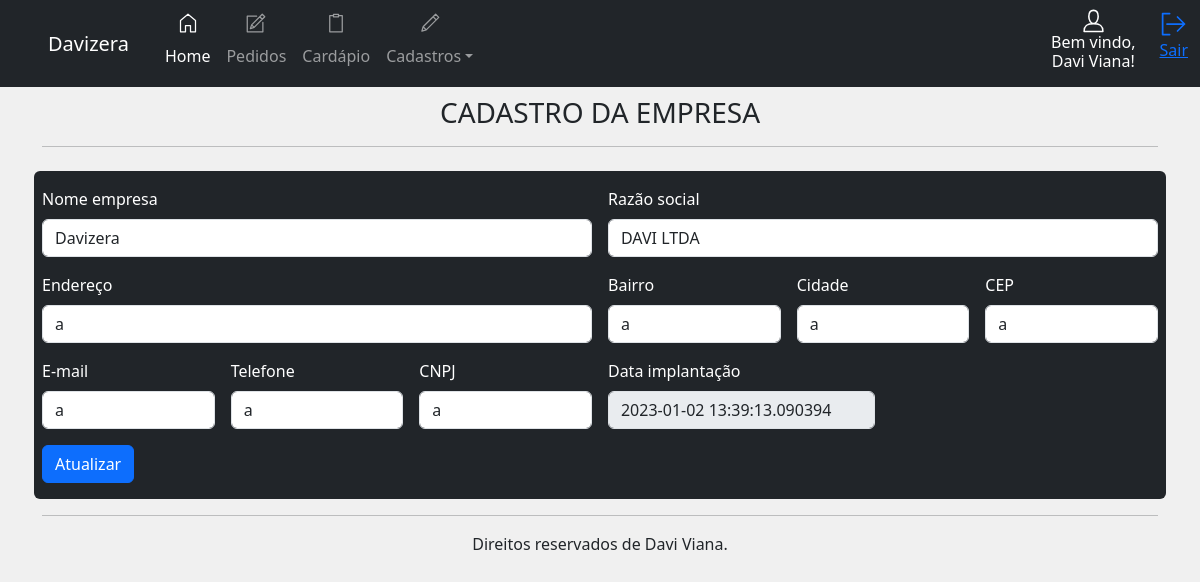
The app's page /painel/cad/empresa (signed in), older data.
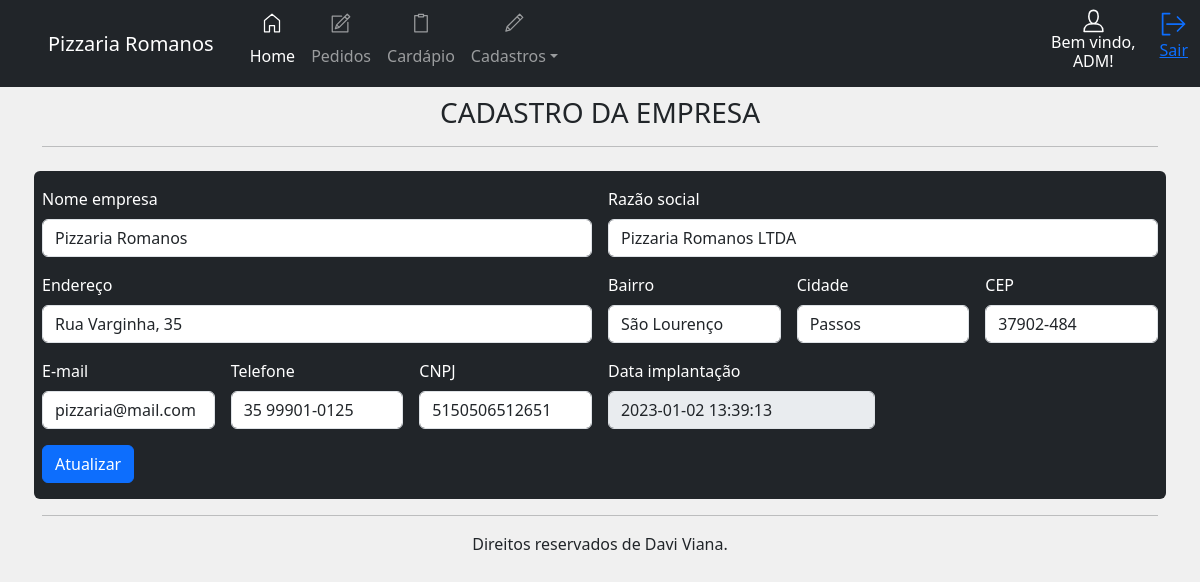
The same page, newer data.
### app/__init__.py (models this page shows, shortened)
class cadempresa(UserMixin, db.Model):
    id = db.Column(db.Integer, primary_key=True, autoincrement=True)
    company_name = db.Column(db.String(100))
    corporate_name = db.Column(db.String(100))
    address = db.Column(db.String(100))
    district = db.Column(db.String(200))
    city = db.Column(db.String(200))
    cep = db.Column(db.String(50))
    email = db.Column(db.String(50))
    tel = db.Column(db.String(50))
    cnpj = db.Column(db.String(50))
    dt_create = db.Column(db.DATETIME)

class users(UserMixin, db.Model):
    id = db.Column(db.Integer, primary_key=True, autoincrement=True)
    user = db.Column(db.String(10))
    name = db.Column(db.String(50))
    email = db.Column(db.String(100))
    password = db.Column(db.String(200))
    dt_create = db.Column(db.DATETIME)
    situation = db.Column(db.String(50))

### app/cad.py (the view, shortened to what this page needs)
@bp.route('/empresa', methods=['POST', 'GET'])
@login_required
def empresa():
    cad_empresa = cadempresa.query.filter_by(id=1).first()
    menu_panel = panel.load_menu()
    return render_template('panel/cadastros/empresa.html', menu_panel=menu_panel, cad_empresa=cad_empresa)

### app/__init__.py (called while the page is built)
@login_manager.user_loader
def get(user):
    return users.query.get(user)

### app/panel.py (called while the page is built)
def load_menu():
    empresa = cadempresa.query.filter_by(id=1).first()
    if empresa is None:
        company_name = 'NOME EMPRESA'
    else:
        company_name = empresa.company_name
    username = current_user.name
    return username, company_name

### app/templates/panel/cadastros/empresa.html
{% extends 'panel/home.html' %}
{% block panel %}
<br>
<h3 style="text-align: center;">CADASTRO DA EMPRESA</h3>
<hr>
<br>
<form class="row g-3 text-bg-dark pb-3 rounded" action="{{url_for('cad.empresa')}}"" method="POST">
    <div class="col-md-6">
        <label for="company_name" class="form-label">Nome empresa</label>
        <input type="text" class="form-control" id="company_name" name="company_name"
            value="{{cad_empresa.company_name}}" required>
    </div>
    <div class="col-md-6">
        <label for="corporate_name" class="form-label">Razão social</label>
        <input type="text" class="form-control" id="corporate_name" name="corporate_name"
            value="{{cad_empresa.corporate_name}}" required>
    </div>
    <div class="col-6">
        <label for="address" class="form-label">Endereço</label>
        <input type="text" class="form-control" id="address" name="address" placeholder="Rua tal, 00"
            value="{{cad_empresa.address}}" required>
    </div>
    <div class="col-2">
        <label for="district" class="form-label">Bairro</label>
        <input type="text" class="form-control" id="district" name="district" value="{{cad_empresa.district}}" required>
    </div>
    <div class="col-md-2">
        <label for="city" class="form-label">Cidade</label>
        <input type="text" class="form-control" id="city" name="city" value="{{cad_empresa.city}}" required>
    </div>
    <div class="col-md-2">
        <label for="cep" class="form-label">CEP</label>
        <input type="text" class="form-control" id="cep" name="cep" value="{{cad_empresa.cep}}" required>
    </div>
    <div class="col-md-2">
        <label for="email" class="form-label">E-mail</label>
        <input type="text" class="form-control" id="email" name="email" value="{{cad_empresa.email}}" required>
    </div>
    <div class="col-md-2">
        <label for="tel" class="form-label">Telefone</label>
        <input type="text" class="form-control" id="tel" name="tel" value="{{cad_empresa.tel}}" required>
    </div>
    <div class="col-md-2">
        <label for="cnpj" class="form-label">CNPJ</label>
        <input type="text" class="form-control" id="cnpj" name="cnpj" value="{{cad_empresa.cnpj}}" required>
    </div>
    <div class="col-md-3">
        <label for="dt_create" class="form-label">Data implantação</label>
        <input type="text" class="form-control" id="dt_create" name="dt_create" value="{{cad_empresa.dt_create}}" disabled>
    </div>
    <div class="col-12">
        <button type="submit" class="btn btn-primary">Atualizar</button>
    </div>
</form>
{% endblock %}

### app/templates/panel/home.html (shortened to what this page needs)
{% extends 'layout.html' %}
{% block content %}
<header>
    <nav class="navbar navbar-expand-lg navbar-dark bg-dark fixed-top">
        <a class="navbar-brand ps-5 text-center">{{ menu_panel[1] }}</a>
        <div class="container">
            <div class="collapse navbar-collapse" id="navbarSupportedContent">
                <ul class="navbar-nav me-auto">
                    <li class="nav-item">
                        <a class="nav-link active " aria-current="page" href="{{url_for('panel.home')}}"><svg
                                id="i-home" xmlns="http://www.w3.org/2000/svg" viewBox="0 0 32 32" width="40"
                                height="20" fill="none" stroke="currentcolor" stroke-linecap="round"
                                stroke-linejoin="round" stroke-width="2"
                                class="position-relative top-0 start-50 translate-middle">
                                <path d="M12 20 L12 30 4 30 4 12 16 2 28 12 28 30 20 30 20 20 Z" />
                            </svg> <br>Home</a>
                    </li>
                    <li class="nav-item">
                        <a class="nav-link" href="{{url_for('panel.pedidos_')}}">  <br>Pedidos</a>
                    </li>
                    <li class="nav-item">
                        <a class="nav-link" href="{{url_for('panel.cardapio')}}">  <br>Cardápio</a>
                    </li>
                    <li class="nav-item dropdown">
                        <a class="nav-link dropdown-toggle" href="#" id="navbarDropdown" role="button"
                            data-bs-toggle="dropdown" aria-expanded="false">  <br>Cadastros</a>
                    </li>
                </ul>
                <div class="d-flex flex-column align-items-center text-bg-dark me-4">
                    <h6 class="text-center">Bem vindo,<br> {{ menu_panel[0] }}!</h6>
                </div>
                <a href="{{url_for('auth.logout')}}" role="button" title="Sair"><svg id="i-signout" xmlns="http://www.w3.org/2000/svg"
                        viewBox="0 0 32 32" width="28" height="28" fill="none" stroke="currentcolor"
                        stroke-linecap="round" stroke-linejoin="round" stroke-width="2">
                        <path d="M28 16 L8 16 M20 8 L28 16 20 24 M11 28 L3 28 3 4 11 4" />
                    </svg>
                    <p>Sair</p>
                </a>
            </div>
    </nav>
</header>
<main class="container pt-5 mt-4">
    {% block panel %}{% endblock %}
    <hr>
</main>
<footer class="container pb-3" style="text-align: center;">
    Direitos reservados de Davi Viana.
</footer>
{% endblock %}

### app/templates/layout.html (shortened to what this page needs)
<!DOCTYPE html>
<html lang="en">
<head>
    <link href="https://cdn.jsdelivr.net/npm/bootstrap@5.3.0-alpha1/dist/css/bootstrap.min.css" rel="stylesheet"
>
    <link rel="stylesheet" href="{{ url_for('static', filename='/css/style.css') }}">
</head>
<body style="background-color: rgb(240, 240, 240);">
    {% block content %}{% endblock %}
</body>
</html>

### app/static/css/style.css (style rules this page uses)
.text-center { text-align: center; }

Row changes from the older to the newer data that the page shows:
changed cadempresa: company_name "Davizera" → "Pizzaria Romanos"; corporate_name "DAVI LTDA" → "Pizzaria Romanos LTDA"; address "a" → "Rua Varginha, 35"; district "a" → "São Lourenço"; city "a" → "Passos"; cep "a" → "37902-484"; email "a" → "pizzaria@mail.com"; tel "a" → "35 99901-0125"; cnpj "a" → "5150506512651"; dt_create "2023-01-02 13:39:13.090394" → "2023-01-02 13:39:13"
changed users: name "Davi Viana" → "ADM"
